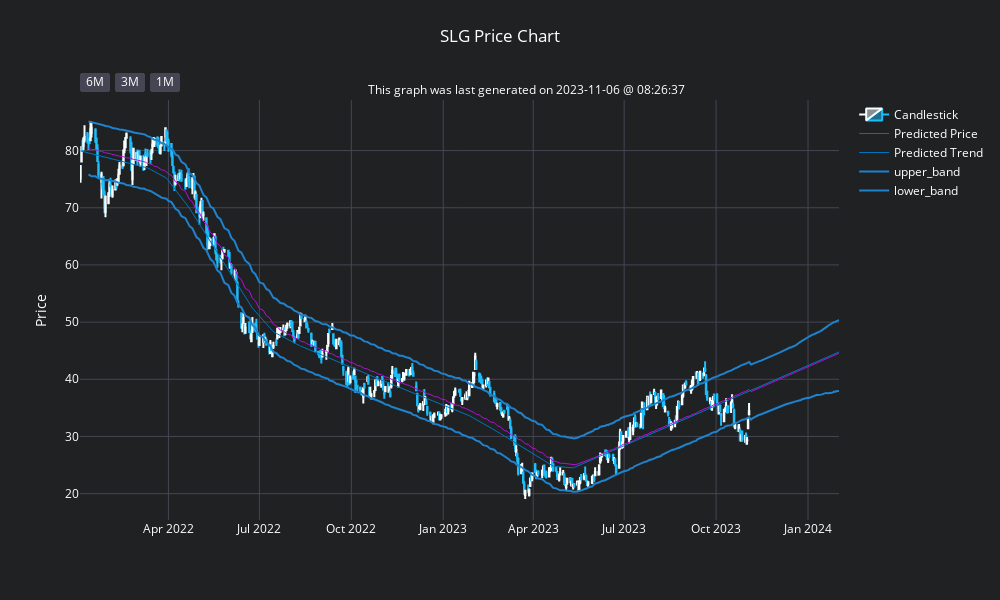

Notebook code for this chart:
### Markdown cell above
# Dividend Forecast

### Code cell
# check dividends
# ticker_list = ['ARLP', 'NS', 'SPH', 'PEAK', 'HTBK', 'ETD']
# ticker_list = ['CFG', 'HAS', 'F', 'ALLY']
ticker_list = ['SLG']

def create_instance_dividends(ticker):
    global DIV
    global _data
    global _forcasting_prep
    global _forecast
    global _processed_forecast
    global _merged_df

    # create a "SPLG" instance of the UFX class
    DIV = UFX(ticker)
    # splice the data using data starting from 2022-01-01 for forecasting
    _data = DIV.splice_data(DIV.data, '2022-01-01')
    # preppare the data for forecasting
    _forcasting_prep = DIV.forcasting_preparation(_data)
    # forecast the data
    _forecast = DIV.forecast_data(_forcasting_prep)
    # process the forecasted data
    _processed_forecast = DIV.process_forecasted_data(_forecast)
    # merge the dataframes
    _merged_df = DIV.merge_dataframes(_data, _processed_forecast)

short_list = []
for symbol in ticker_list:
    # can comment out when playing with the visualizations
    create_instance_dividends(symbol)
    # check if price is less then the lower band
    date = _data.index[-1]
    price = _data.Close[-1]
    # get the data from _merged_df for the date
    lower_band = _merged_df.lower_band.loc[date]
    # check if the price is below the lower band
    if price > lower_band:
        # visualizee with plotly
        DIV.plotly_visualize_forecast(_data, _processed_forecast, splice_date='2022-01-01', width=1000, height=600, save_fig=False)
        # append symbol to the short list
        short_list.append(symbol)
        # visualize with mplfinance
        # todo Note:: fav styles for MPF are 'blueskies', 'charles', 'classic', 'default', 'kenan', 'mike', 'nightclouds'
        # DIV.mpf_visualize_forecast(_merged_df, splice_date='2022-01-01', style='nightclouds')

print('*'*25,"[Buy List]",'*'*25)
print(short_list)

### Figure 1 — Plotly figure (JSON) as saved in the notebook; plotly's stock layout.template omitted (floating-point values rounded to 4 significant figures; data arrays with more than 128 entries replaced by an {"elided": "..."} marker saying what was removed)
{"data": [{"close": {"elided": "463 float values"}, "decreasing": {"line": {"color": "#1CBDFB"}}, "high": {"elided": "463 float values"}, "increasing": {"line": {"color": "#F6FEFF"}}, "low": {"elided": "463 float values"}, "name": "Candlestick", "open": {"elided": "463 float values"}, "type": "candlestick", "x": {"elided": "463 str values"}}, {"line": {"color": "#B111D6", "width": 1}, "name": "Predicted Price", "type": "scatter", "x": {"elided": "553 str values"}, "y": {"elided": "553 float values"}}, {"line": {"color": "#0074BA", "width": 1}, "name": "Predicted Trend", "type": "scatter", "x": {"elided": "553 str values"}, "y": {"elided": "553 float values"}}, {"line": {"color": "#1E82CD", "width": 2}, "name": "upper_band", "type": "scatter", "x": {"elided": "553 str values"}, "y": {"elided": "553 float values"}}, {"line": {"color": "#1E82CD", "width": 2}, "name": "lower_band", "type": "scatter", "x": {"elided": "553 str values"}, "y": {"elided": "553 float values"}}], "layout": {"annotations": [{"showarrow": false, "text": "This graph was last generated on 2023-11-06 @ 08:26:37", "x": 0.8, "xref": "paper", "y": 1.05, "yref": "paper"}], "font": {"color": "white", "size": 12}, "height": 600, "paper_bgcolor": "#202123", "plot_bgcolor": "#202123", "title": {"text": "SLG Price Chart", "x": 0.5, "y": 0.95}, "width": 1000, "xaxis": {"gridcolor": "#444654", "rangeselector": {"activecolor": "#1E82CD", "bgcolor": "#444654", "bordercolor": "#444654", "buttons": [{"count": 9, "label": "6M", "step": "month", "stepmode": "todate"}, {"count": 6, "label": "3M", "step": "month", "stepmode": "todate"}, {"count": 4, "label": "1M", "step": "month", "stepmode": "todate"}], "font": {"color": "white"}}, "rangeslider": {"visible": false}}, "yaxis": {"gridcolor": "#444654", "title": {"text": "Price"}}}}
